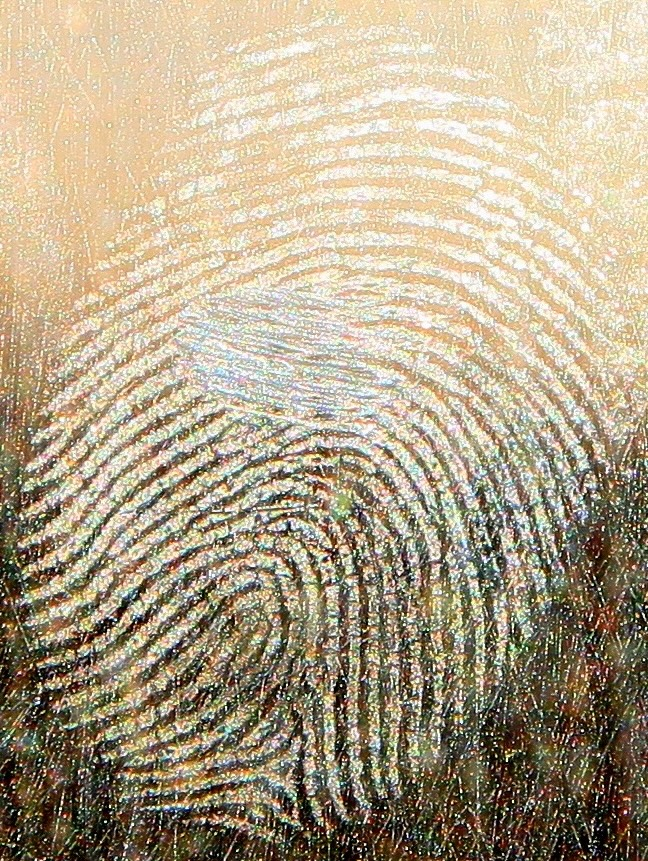
#> input picture CSC515/Module5/fingerprint.jpg, 648 x 861 px
$ python latentfingerprint.py
#> lines starting #> are read from the running program, lines starting #| are printed output that depends on the picture; after the words box and inside, x2 and y2 are one past the last pixel; in counts of white or black regions, pixels touching at a corner belong together
# Import packages
import cv2
from os import chdir
import numpy as np
from os.path import abspath, dirname, join
import matplotlib.pyplot as plt

# Force script execution directory to current path
chdir(dirname(abspath(__file__)))

# Import image
# Source: https://www.pickpik.com/dirt-dirty-fingerprints-forensics-glass-grease-123528
image = cv2.imread('fingerprint.jpg')
#> image is the input picture: shape (861, 648, 3); mean B, G, R 137.9, 163.3, 176.7

# Settings
kernel = np.ones((3, 3), np.uint8)

# Try various individual operations
# Grayscale
gray = cv2.cvtColor(image, cv2.COLOR_BGR2GRAY)
# Global Binary
(thresh, binary_img) = cv2.threshold(image, 127, 255, cv2.THRESH_BINARY)
# Adaptive Binary
binary_img2 = cv2.adaptiveThreshold(gray, 255, cv2.ADAPTIVE_THRESH_MEAN_C, cv2.THRESH_BINARY, 11, 2)
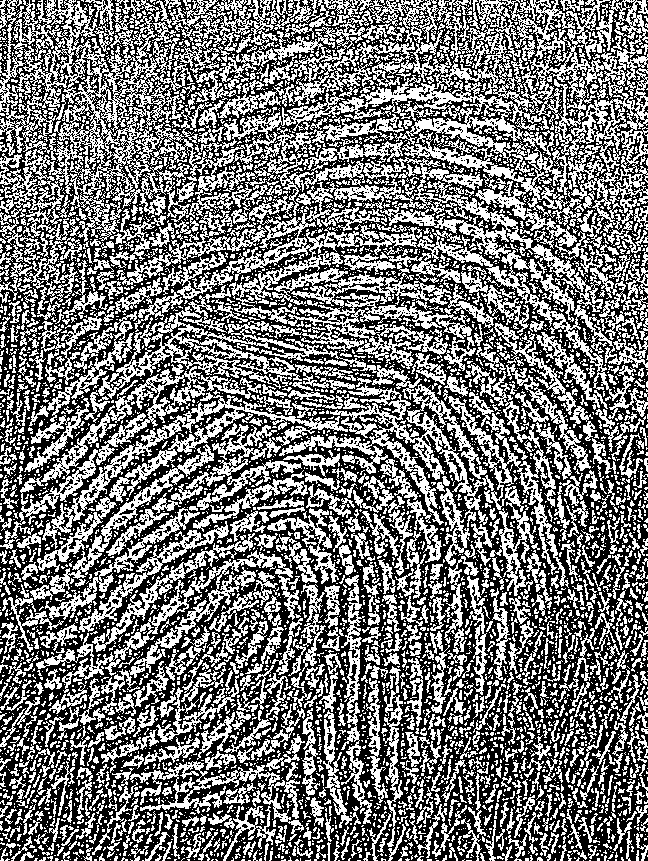
#> binary_img2: shape (861, 648); 46.4% white in thin lines or dots

# Grayscale Morphological Operations
# Erosion
erosion = cv2.erode(gray, kernel, iterations = 1)
erosion2 = cv2.erode(gray, kernel, iterations = 2)
# Dilation
dilation = cv2.dilate(gray, kernel, iterations = 1)
dilation2 = cv2.dilate(gray, kernel, iterations = 2)
# Open
opening = cv2.morphologyEx(gray, cv2.MORPH_OPEN, kernel)
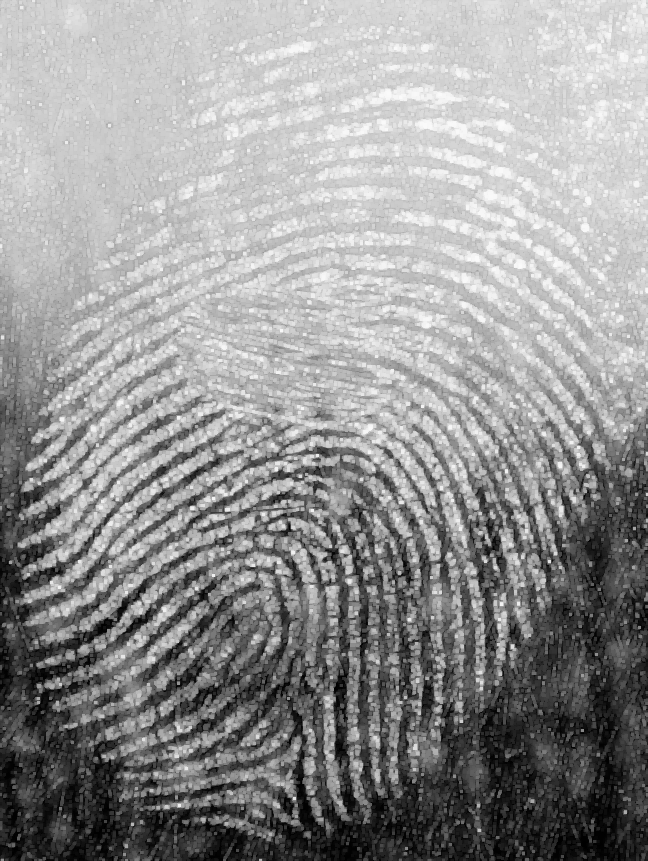
#> opening: shape (861, 648); min 0, max 250, mean 148
# Close
closing = cv2.morphologyEx(gray, cv2.MORPH_CLOSE, kernel)
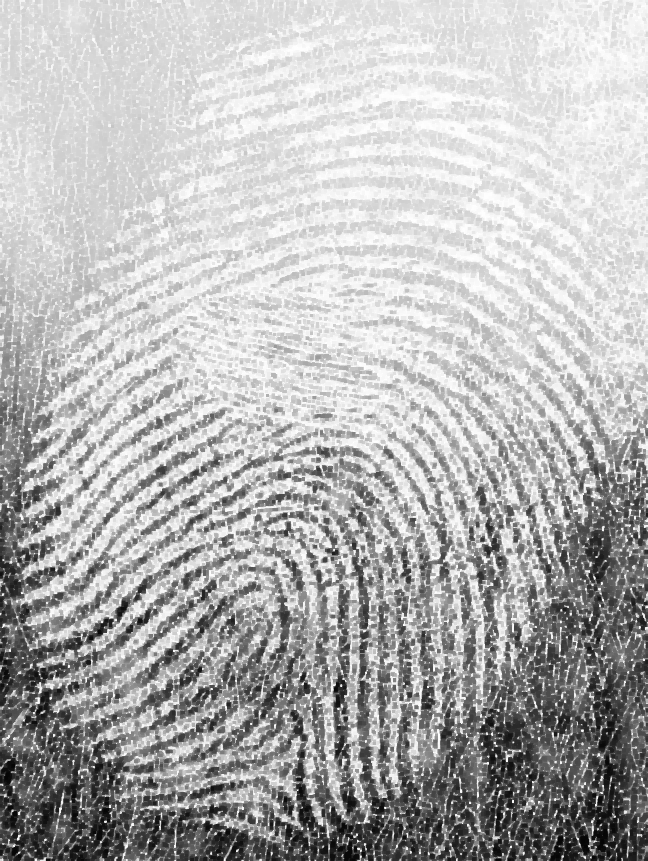
#> closing: shape (861, 648); min 5, max 255, mean 179.3

# Binary Morphological Operations
# Erosion
erosionb = cv2.erode(binary_img2, kernel, iterations = 1)
#> erosionb: shape (861, 648); 5.2% white in thin lines or dots
erosion2b = cv2.erode(binary_img2, kernel, iterations = 2)
#> erosion2b: shape (861, 648); 0.2% white in thin lines or dots
# Dilation
dilationb = cv2.dilate(binary_img2, kernel, iterations = 1)
#> dilationb: shape (861, 648); 91.6% white; black in thin lines or dots
dilation2b = cv2.dilate(binary_img2, kernel, iterations = 2)
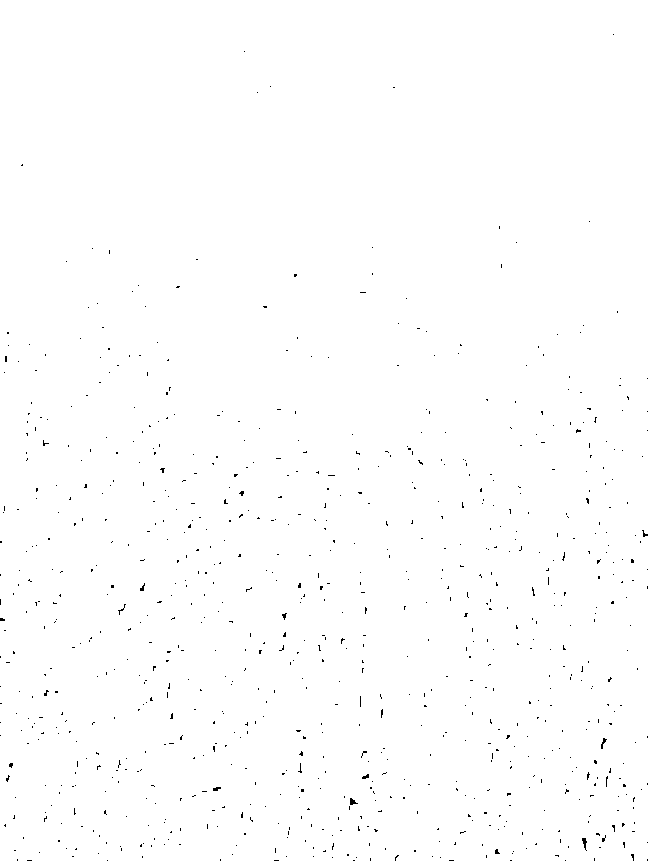
#> dilation2b: shape (861, 648); 99.5% white; black in thin lines or dots
# Open
openingb = cv2.morphologyEx(binary_img2, cv2.MORPH_OPEN, kernel)
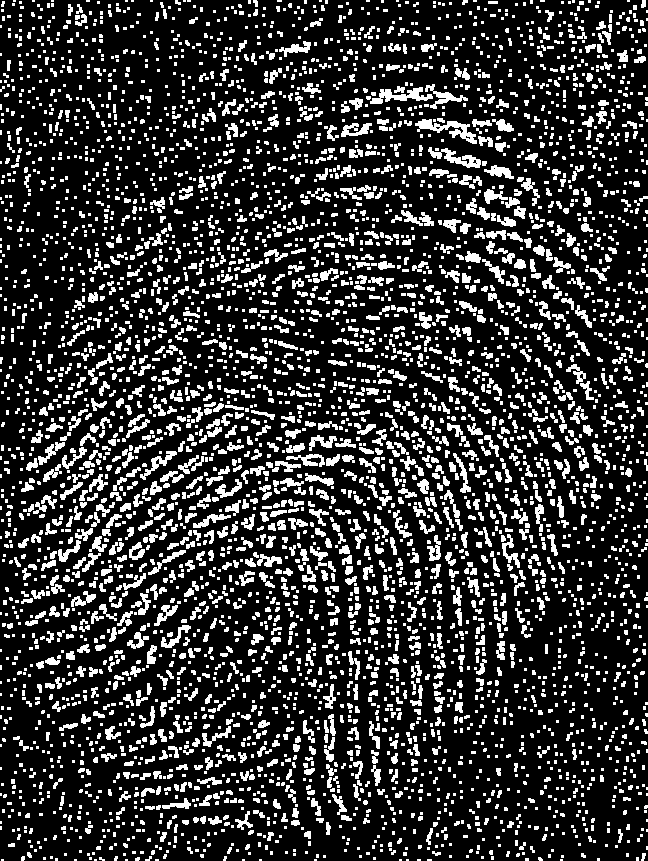
#> openingb: shape (861, 648); 20.5% white; 4886 white regions (3215 under 20 px), largest, box (x1, y1, x2, y2) and area: (415, 119, 477, 144) 550, (370, 87, 433, 104) 471, (428, 147, 481, 168) 420
# Close
closingb = cv2.morphologyEx(binary_img2, cv2.MORPH_CLOSE, kernel)
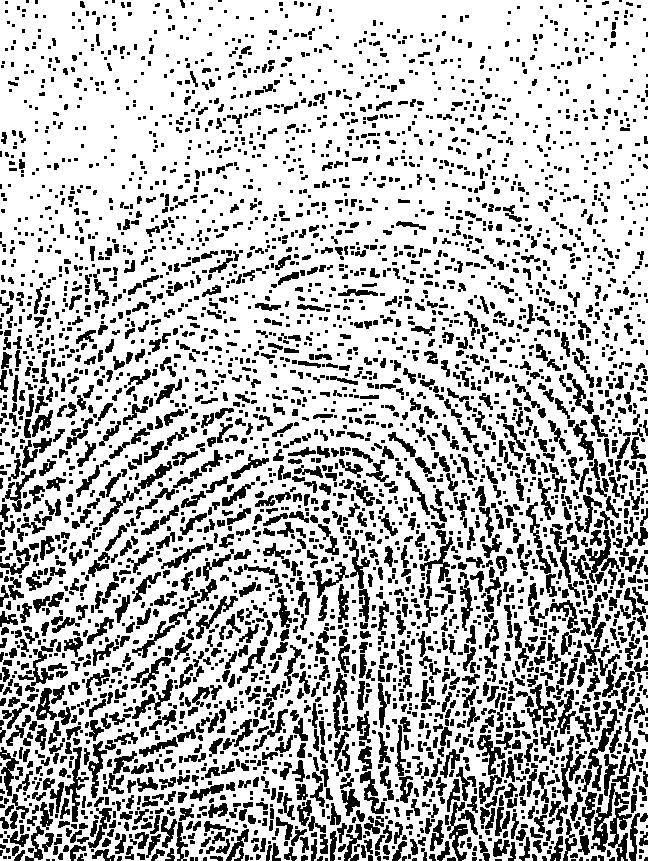
#> closingb: shape (861, 648); 73% white; 4150 black regions (2218 under 20 px), largest, box (x1, y1, x2, y2) and area: (591, 783, 629, 852) 628, (584, 530, 621, 583) 578, (588, 709, 620, 791) 577

# Display differing effects of grayscale and binary sources for morphological transformations
# Source: https://docs.opencv.org/4.x/d7/d4d/tutorial_py_thresholding.html
images = [erosionb, dilationb, openingb, closingb,
          erosion, dilation, opening, closing]
titles = ['Binary\nErosion', 'Binary\nDilation', 'Binary\nOpening', 'Binary\nClosing',
          'Grayscale\nErosion', 'Grayscale\nDilation', 'Grayscale\nOpening', 'Grayscale\nClosing']
for i in range(8):
    plt.subplot(2, 4, i + 1), plt.imshow(images[i], 'gray')
    plt.xticks([]), plt.yticks([])
    plt.title(titles[i])
    plt.tight_layout()
plt.suptitle('Binary Morphology on Top\nGrayscale Morphology on Bottom', fontsize = 25).set_color('#171819')
plt.tight_layout()
plt.show()

# Display overall results for comparison
fig, axs = plt.subplots(nrows = 3, ncols = 3)
fig.suptitle('Latent Fingerprint Morpholigical\nOperations had Varying Effects', fontsize = 25).set_color('#171819')

# Images
axs[0, 0].imshow(cv2.cvtColor(image, cv2.COLOR_BGR2RGB))
axs[0, 1].imshow(cv2.cvtColor(gray, cv2.COLOR_BGR2RGB))
axs[0, 2].imshow(cv2.cvtColor(binary_img, cv2.COLOR_BGR2RGB))
axs[1, 0].imshow(cv2.cvtColor(opening, cv2.COLOR_BGR2RGB))
axs[1, 1].imshow(cv2.cvtColor(erosion, cv2.COLOR_BGR2RGB))
axs[1, 2].imshow(cv2.cvtColor(dilation, cv2.COLOR_BGR2RGB))
axs[2, 0].imshow(cv2.cvtColor(closing, cv2.COLOR_BGR2RGB))
axs[2, 1].imshow(cv2.cvtColor(erosion2, cv2.COLOR_BGR2RGB))
axs[2, 2].imshow(cv2.cvtColor(dilation2, cv2.COLOR_BGR2RGB))

# Titles
axs[0, 0].set_title('Original')
axs[0, 1].set_title('Grayscale')
axs[0, 2].set_title('Binary')
axs[1, 0].set_title('Opening')
axs[1, 1].set_title('Erosion')
axs[1, 2].set_title('Dilation')
axs[2, 0].set_title('Closing')
axs[2, 1].set_title('Erosion x2')
axs[2, 2].set_title('Dilation x2')

# Turn off individual image axes
axs[0, 0].axis('off')
axs[0, 1].axis('off')
axs[0, 2].axis('off')
axs[1, 0].axis('off')
axs[1, 1].axis('off')
axs[1, 2].axis('off')
axs[2, 0].axis('off')
axs[2, 1].axis('off')
axs[2, 2].axis('off')

# Show results
fig.tight_layout()
plt.show()
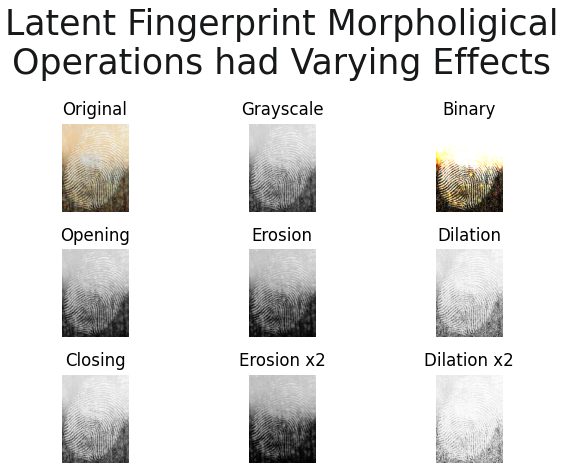
#> figure drawn by matplotlib, 9 panels
